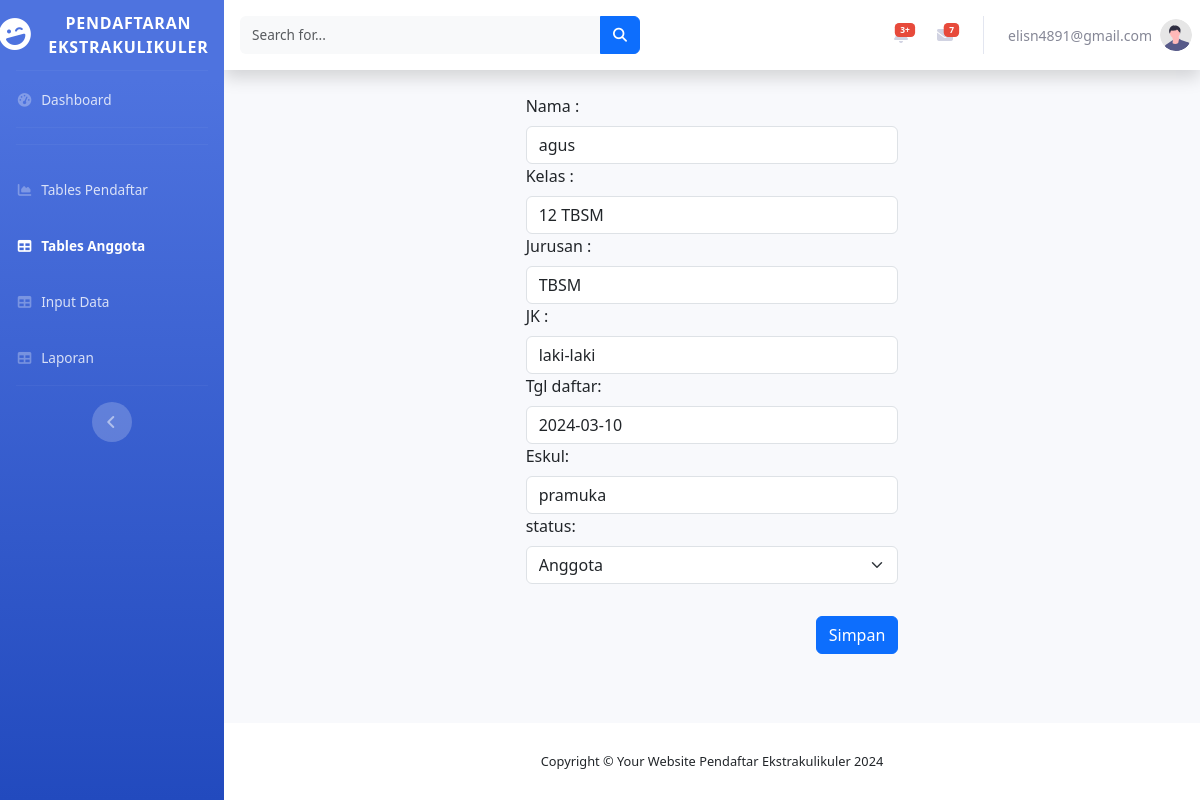
The app's page /edit.php?id=42 with its own data.
### tables this page shows
CREATE TABLE `siswa` (
  `no` int(11) NOT NULL,
  `nama` varchar(100) NOT NULL,
  `first_name` varchar(100) NOT NULL,
  `last_name` varchar(100) NOT NULL,
  `user_id` int(50) NOT NULL,
  `kelas` varchar(50) NOT NULL,
  `jurusan` varchar(50) NOT NULL,
  `jk` varchar(50) NOT NULL,
  `tgl_daftar` varchar(100) NOT NULL,
  `Eskul` varchar(50) NOT NULL,
  `status` varchar(100) NOT NULL
);

### edit.php (the view, shortened to what this page needs)
<!DOCTYPE html>
<html lang="en">
<head>
    <link href="vendor/fontawesome-free/css/all.min.css" rel="stylesheet" type="text/css">
    <link href="css/sb-admin-2.min.css" rel="stylesheet">
    <link href="vendor/datatables/dataTables.bootstrap4.min.css" rel="stylesheet">
    <link href="https://cdn.jsdelivr.net/npm/bootstrap@5.3.2/dist/css/bootstrap.min.css" rel="stylesheet">
    <link href="https://cdn.jsdelivr.net/npm/bootstrap-icons@1.7.2/font/bootstrap-icons.css" rel="stylesheet">
</head>
<body id="page-top">
    <div id="wrapper">
        <ul class="navbar-nav bg-gradient-primary sidebar sidebar-dark accordion" id="accordionSidebar">
            <a class="sidebar-brand d-flex align-items-center justify-content-center" href="index.php">
                <div class="sidebar-brand-icon rotate-n-15">
                    <i class="fas fa-laugh-wink"></i>
                </div>
                <div class="sidebar-brand-text mx-3">PENDAFTARAN EKSTRAKULIKULER <sup></sup></div>
            </a>
            <hr class="sidebar-divider my-0">
            <li class="nav-item">
                <a class="nav-link" href="index.php">
                    <i class="fas fa-fw fa-tachometer-alt"></i>
                    <span>Dashboard</span></a>
            </li>
            <hr class="sidebar-divider">
            <hr class="sidebar-divider">
            <li class="nav-item">
                <a class="nav-link" href="tables1.php">
                    <i class="fas fa-fw fa-chart-area"></i>
                    <span>Tables Pendaftar</span></a>
            </li>
            <li class="nav-item active">
                <a class="nav-link" href="tables.php">
                    <i class="fas fa-fw fa-table"></i>
                    <span>Tables Anggota</span></a>
            </li>
            <li class="nav-item">
                <a class="nav-link" href="input.php">
                    <i class="fas fa-fw fa-table"></i>
                    <span>Input Data</span></a>
            </li>
            <li class="nav-item">
                <a class="nav-link" href="laporan.php">
                    <i class="fas fa-fw fa-table"></i>
                    <span>Laporan</span></a>
            </li>
            <hr class="sidebar-divider d-none d-md-block">
            <div class="text-center d-none d-md-inline">
                <button class="rounded-circle border-0" id="sidebarToggle"></button>
            </div>
        </ul>
        <div id="content-wrapper" class="d-flex flex-column">
            <div id="content">
                <nav class="navbar navbar-expand navbar-light bg-white topbar mb-4 static-top shadow">
                    <form class="d-none d-sm-inline-block form-inline mr-auto ml-md-3 my-2 my-md-0 mw-100 navbar-search">
                        <div class="input-group">
                            <input type="text" class="form-control bg-light border-0 small" placeholder="Search for..." aria-label="Search" aria-describedby="basic-addon2">
                            <div class="input-group-append">
                                <button class="btn btn-primary" type="button">
                                    <i class="fas fa-search fa-sm"></i>
                                </button>
                            </div>
                        </div>
                    </form>
                    <ul class="navbar-nav ml-auto">
                        <li class="nav-item dropdown no-arrow mx-1">
                            <a class="nav-link dropdown-toggle" href="#" id="alertsDropdown" role="button" data-toggle="dropdown" aria-haspopup="true" aria-expanded="false">
                                <span class="badge badge-danger badge-counter">3+</span>
                            </a>
                        </li>
                        <li class="nav-item dropdown no-arrow mx-1">
                            <a class="nav-link dropdown-toggle" href="#" id="messagesDropdown" role="button" data-toggle="dropdown" aria-haspopup="true" aria-expanded="false">
                                <span class="badge badge-danger badge-counter">7</span>
                            </a>
                        </li>
                        <li class="nav-item dropdown no-arrow">
                            <a class="nav-link dropdown-toggle" href="#" id="userDropdown" role="button" data-toggle="dropdown" aria-haspopup="true" aria-expanded="false">
                                <span class="mr-2 d-none d-lg-inline text-gray-600 small">elisn4891@gmail.com</span>
                                <img class="img-profile rounded-circle" src="img/undraw_profile.svg">
                            </a>
                        </li>
                    </ul>
                </nav>
                <div class="container-fluid">
                    <?php
                    include "koneksi.php";
                    $id = $_GET['id'];
                    $ubah = $konek->query("SELECT * FROM siswa WHERE no='$id'");
                    $a = $ubah->fetch_array();
                    ?>
                    <div class="container col-5">
                        <form class="form from-control" action="" method="POST">
                            <div class="mb-3">
                                <label for="exampleInputEmail1" class="form-label">Nama : </label>
                                <input type="text" class="form-control" id="exampleInputEmail1" aria-describedby="emailHelp" name="nama" value="<?= $a['nama'] ?>" required>
                                <label for="exampleInputEmail1" class="form-label">Kelas : </label>
                                <input type="text" class="form-control" id="exampleInputEmail1" aria-describedby="emailHelp" name="kelas" value="<?= $a['kelas'] ?>" required>
                                <label for="exampleInputEmail1" class="form-label">Jurusan : </label>
                                <input type="text" class="form-control" id="exampleInputEmail1" aria-describedby="emailHelp" name="jurusan" value="<?= $a['jurusan'] ?>" required>
                                <label for="exampleInputEmail1" class="form-label">JK : </label>
                                <input type="text" class="form-control" id="exampleInputEmail1" aria-describedby="emailHelp" name="jk" value="<?= $a['jk'] ?>" required>
                                <label for="exampleInputEmail1" class="form-label">Tgl daftar: </label>
                                <input type="text" class="form-control" id="exampleInputEmail1" aria-describedby="emailHelp" name="tgl_daftar" value="<?= $a['tgl_daftar'] ?>" required>
                                <label for="exampleInputEmail1" class="form-label">Eskul: </label>
                                <input type="text" class="form-control" id="exampleInputEmail1" aria-describedby="emailHelp" name="Eskul" value="<?= $a['Eskul'] ?>" required>
                                <div class="mb-3">
                                    <label for="exampleInputEmail1" class="form-label">status: </label>
                                    <select name="status" id="" class="form-select">
                                        <option value="Anggota">Anggota</option>
                                    </select>
                                </div>
                                <div class="text-end">
                                    <button type="submit" class="btn btn-primary mt-3" name="ganti">Simpan</button>
                                </div>
                            </div>
                        </form>
                    </div>
                </div>
            </div>
            <footer class="sticky-footer bg-white">
                <div class="container my-auto">
                    <div class="copyright text-center my-auto">
                        <span>Copyright &copy; Your Website Pendaftar Ekstrakulikuler 2024</span>
                    </div>
                </div>
            </footer>
        </div>
    </div>
</body>
</html>

### records on screen
siswa: nama "agus", kelas "12 TBSM", jurusan "TBSM", jk "laki-laki", tgl_daftar "2024-03-10", Eskul "pramuka"
